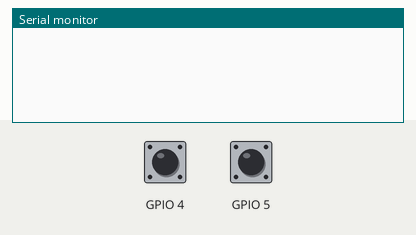
Bench run of a sketch on a simulated ESP32. On the bench: the last lines printed to the serial monitor. Inputs (shaded band) come from the test bench; at power-on: GPIO 4 HIGH, GPIO 5 HIGH.

Above: at 1.2 s.
1.3 s: GPIO 4 pulled LOW for 0.15 s
At 2.5 s:
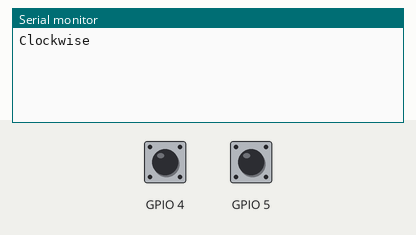
2.9 s: GPIO 5 pulled LOW for 0.15 s
At 3.8 s:
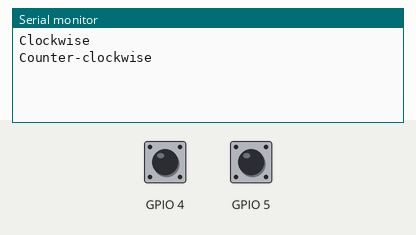

Measured:
- after the input at 1.3 s, the serial monitor: prints a new line at once (image 1)
- after the input at 2.9 s, the serial monitor: prints a new line at once (image 2)

The sketch:

old_encoder.ino
```cpp
/*
    An older prototype for encoder control. Has repeated outputs for
    a single rotation index and gets directions wrong most of the time.
*/

bool cw_pressed = false;
bool ccw_pressed = false;

void IRAM_ATTR cw(){
  cw_pressed = true;
  // Serial.println("Clockwise");
}

void IRAM_ATTR ccw(){
 ccw_pressed = true;
//  Serial.println("Counter-clockwise");
}

void setup() {
  Serial.begin(115200);
  pinMode(4, INPUT_PULLUP);
  pinMode(5, INPUT_PULLUP);
  attachInterrupt(4, cw, FALLING);
  attachInterrupt(5, ccw, FALLING);
}

void loop() {
  if(cw_pressed){
    Serial.printf("Clockwise\n");
    cw_pressed = false;
  }
  if(ccw_pressed){
    Serial.printf("Counter-clockwise\n");
    ccw_pressed = false;
  }
}
```
